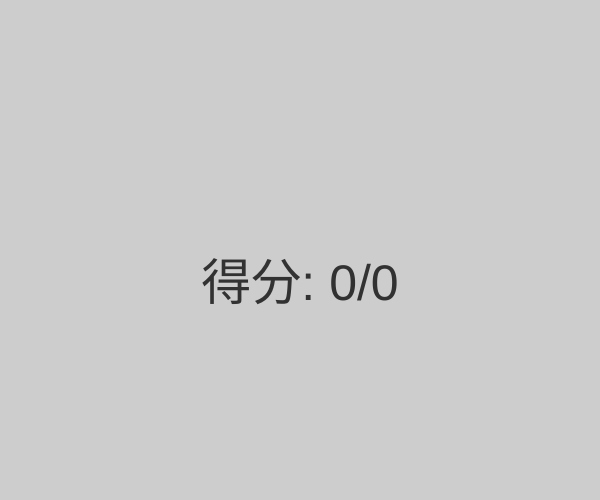
Frame 1 (no input)
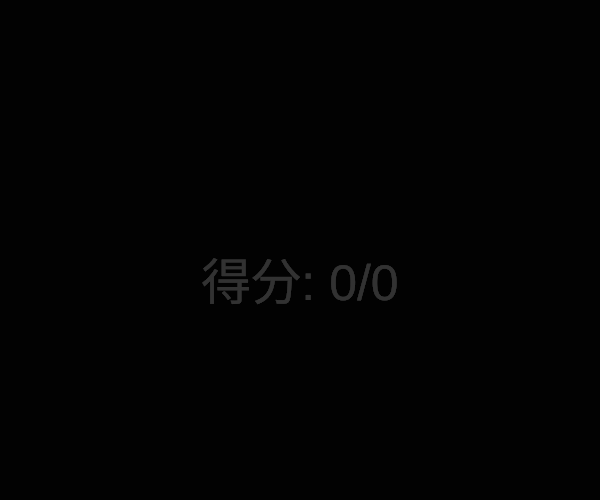
Frame 60 (no input)
Frame 120 (the mouse pressed at the canvas centre since frame 60): identical to frame 60, image omitted

The p5.js sketch that drew these frames (run headless with seeded random() and noise() and a simulated clock; from frame 60 on, the mouse is pressed at the canvas centre):

// p5.js sketch
// ── sketch.js
// =================================================================
// 步驟一：模擬成績數據接收
// -----------------------------------------------------------------


// 確保這是全域變數
let finalScore = 0; 
let maxScore = 0;
let scoreText = ""; // 用於 p5.js 繪圖的文字
let fireworks = []; // 【新增】用於儲存煙火實例的陣列
let gravity; // 【新增】用於粒子系統的重力向量


window.addEventListener('message', function (event) {
    // 執行來源驗證...
    // ...
    const data = event.data;
    
    if (data && data.type === 'H5P_SCORE_RESULT') {
        
        // !!! 關鍵步驟：更新全域變數 !!!
        finalScore = data.score; // 更新全域變數
        maxScore = data.maxScore;
        scoreText = `最終成績分數: ${finalScore}/${maxScore}`;
        
        console.log("新的分數已接收:", scoreText); 
        
        // ----------------------------------------
        // 關鍵步驟 2: 呼叫重新繪製 (見方案二)
        // ----------------------------------------
        if (typeof redraw === 'function') {
            redraw(); 
        }
    }
}, false);


// =================================================================
// 步驟二：使用 p5.js 繪製分數 (在網頁 Canvas 上顯示)
// -----------------------------------------------------------------

// 【新增類別 1】Particle 類別 - 代表煙火爆炸後的小碎片
class Particle {
    constructor(x, y, hu, firework) {
        this.pos = createVector(x, y);
        this.firework = firework; // true 表示是上升的火箭，false 表示是爆炸後的碎片
        this.lifespan = 255;
        this.hu = hu; // 色相 (Hue)
        this.acc = createVector(0, 0);

        if (this.firework) {
            // 火箭向上飛
            this.vel = createVector(0, random(-12, -8));
        } else {
            // 爆炸碎片，向隨機方向發射
            this.vel = p5.Vector.random2D();
            this.vel.mult(random(2, 10)); // 隨機速度
        }
    }

    applyForce(force) {
        this.acc.add(force);
    }

    update() {
        if (!this.firework) {
            // 碎片受重力且速度會衰減 (模擬空氣阻力)
            this.vel.mult(0.9);
            this.lifespan -= 4; // 碎片壽命減少
        }
        this.vel.add(this.acc);
        this.pos.add(this.vel);
        this.acc.mult(0); // 清除加速度
    }

    done() {
        return this.lifespan < 0; // 碎片壽命結束
    }

    show() {
        colorMode(HSB);
        if (!this.firework) {
            // 爆炸碎片
            strokeWeight(2);
            stroke(this.hu, 255, 255, this.lifespan);
        } else {
            // 上升的火箭
            strokeWeight(4);
            stroke(this.hu, 255, 255);
        }
        point(this.pos.x, this.pos.y);
    }
}

// 【新增類別 2】Firework 類別 - 代表整個煙火流程
class Firework {
    constructor(x) {
        // 隨機顏色
        this.hu = random(255); 
        // 創建上升的火箭粒子 (firework=true)
        this.firework = new Particle(x, height, this.hu, true);
        this.exploded = false;
        this.particles = [];
    }

    update() {
        if (!this.exploded) {
            this.firework.applyForce(gravity);
            this.firework.update();

            // 檢查火箭是否達到最高點 (速度為正表示開始下落)
            if (this.firework.vel.y >= 0) {
                this.exploded = true;
                this.explode();
            }
        }

        // 更新爆炸後的碎片
        for (let i = this.particles.length - 1; i >= 0; i--) {
            this.particles[i].applyForce(gravity);
            this.particles[i].update();
            if (this.particles[i].done()) {
                this.particles.splice(i, 1); // 移除壽命結束的粒子
            }
        }
    }

    explode() {
        // 產生 100 個爆炸碎片 (firework=false)
        for (let i = 0; i < 100; i++) {
            let p = new Particle(this.firework.pos.x, this.firework.pos.y, this.hu, false);
            this.particles.push(p);
        }
    }

    show() {
        if (!this.exploded) {
            this.firework.show();
        }
        for (let p of this.particles) {
            p.show();
        }
    }

    done() {
        // 火箭已爆炸，且所有碎片都已消失
        return this.exploded && this.particles.length === 0;
    }
}


function setup() { 
    createCanvas(windowWidth / 2, windowHeight / 2); 
    background(255); 
    // 【修改】設置重力 (向下)
    gravity = createVector(0, 0.2);
    // 【修改】允許 draw() 迴圈執行，因為煙火需要動畫，但我們會限制在 high score 時才啟動
    // noLoop(); // 移除 noLoop() 
} 

function draw() { 
    // 【修改】設置半透明的背景，營造拖尾效果
    background(0, 0, 0, 50); // 黑色夜空，半透明疊加
    
    // 計算百分比
    let percentage = (finalScore / maxScore) * 100;

    textSize(80); 
    textAlign(CENTER);
    
    // -----------------------------------------------------------------
    // A. 根據分數區間改變文本顏色和內容 (畫面反映一)
    // -----------------------------------------------------------------
    if (percentage >= 90) {
        // 滿分或高分：顯示鼓勵文本，使用鮮豔顏色
        fill(0, 200, 50); // 綠色 [6]
        text("恭喜！優異成績！", width / 2, height / 2 - 50);
        
        // 【新增：啟動煙火特效】
        // 在高分時，以一定機率發射新煙火
        if (random(1) < 0.05) { 
            // 在畫面底部隨機 X 軸位置發射
            fireworks.push(new Firework(random(width)));
        }
        
    } else if (percentage >= 60) {
        // 中等分數：顯示一般文本，使用黃色 [6]
        fill(255, 181, 35); 
        text("成績良好，請再接再厲。", width / 2, height / 2 - 50);
        
    } else if (percentage > 0) {
        // 低分：顯示警示文本，使用紅色 [6]
        fill(200, 0, 0); 
        text("需要加強努力！", width / 2, height / 2 - 50);
        
    } else {
        // 尚未收到分數或分數為 0
        fill(150);
        text(scoreText, width / 2, height / 2);
    }

    // 顯示具體分數
    textSize(50);
    fill(50);
    text(`得分: ${finalScore}/${maxScore}`, width / 2, height / 2 + 50);
    
    
    // -----------------------------------------------------------------
    // B. 根據分數觸發不同的幾何圖形反映 (畫面反映二)
    // -----------------------------------------------------------------
    
    if (percentage >= 90) {
        // 畫一個大圓圈代表完美 [7]
        fill(0, 200, 50, 150); // 帶透明度
        noStroke();
        circle(width / 2, height / 2 + 150, 150);
        
        // 【新增】更新並顯示所有煙火
        for (let i = fireworks.length - 1; i >= 0; i--) {
            fireworks[i].update();
            fireworks[i].show();
            if (fireworks[i].done()) {
                fireworks.splice(i, 1); // 移除已完成的煙火
            }
        }
        
    } else if (percentage >= 60) {
        // 畫一個方形 [4]
        fill(255, 181, 35, 150);
        rectMode(CENTER);
        rect(width / 2, height / 2 + 150, 150, 150);
        
        // 【新增】非高分時，清空現有的煙火
        fireworks = [];
    }
    
    // 如果您想要更複雜的視覺效果，還可以根據分數修改線條粗細 (strokeWeight) 
    // 或使用 sin/cos 函數讓圖案的動畫效果有所不同 [8, 9]。
}
